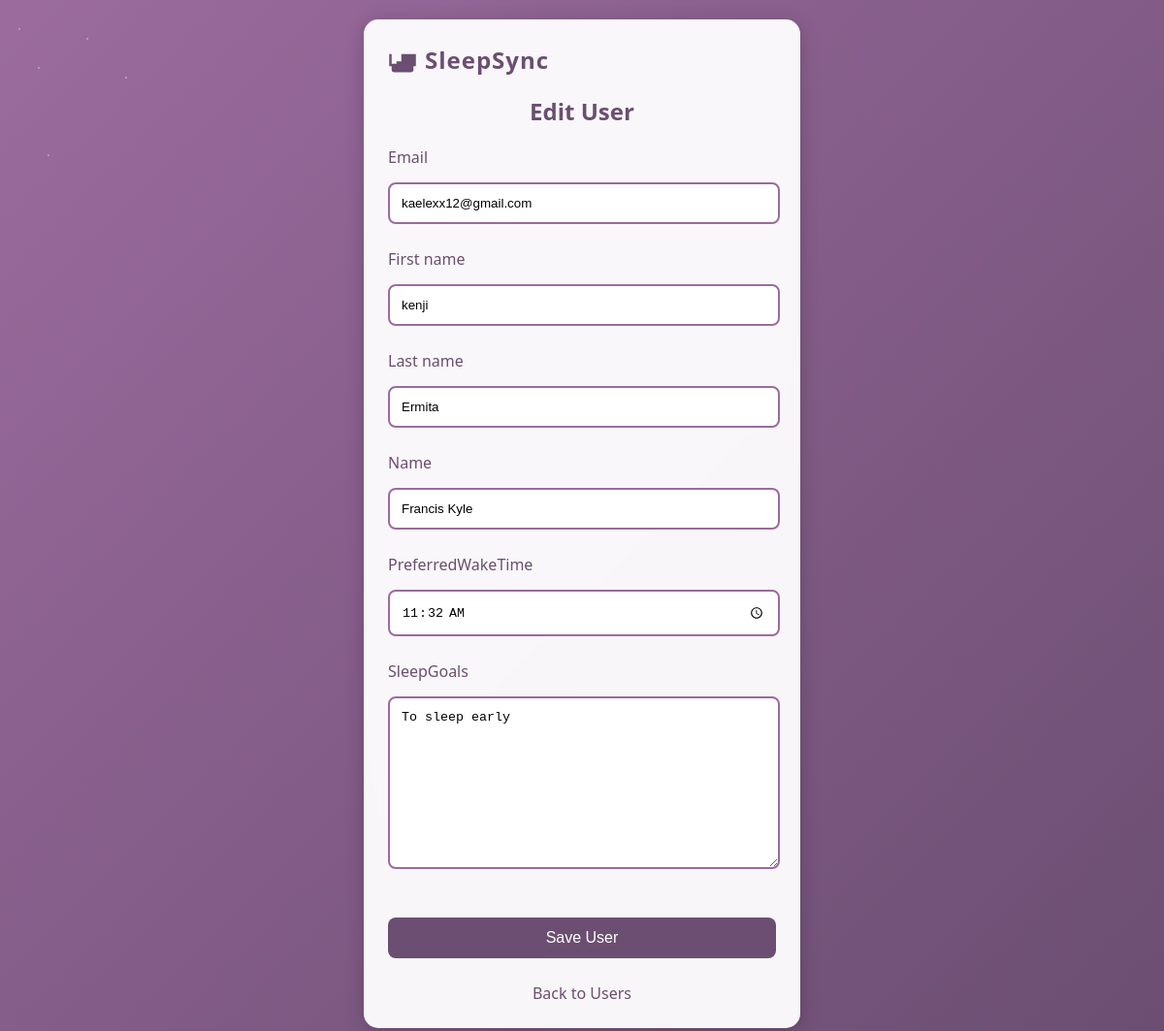
Before: /tracker/users/7/edit/ with the older database file.
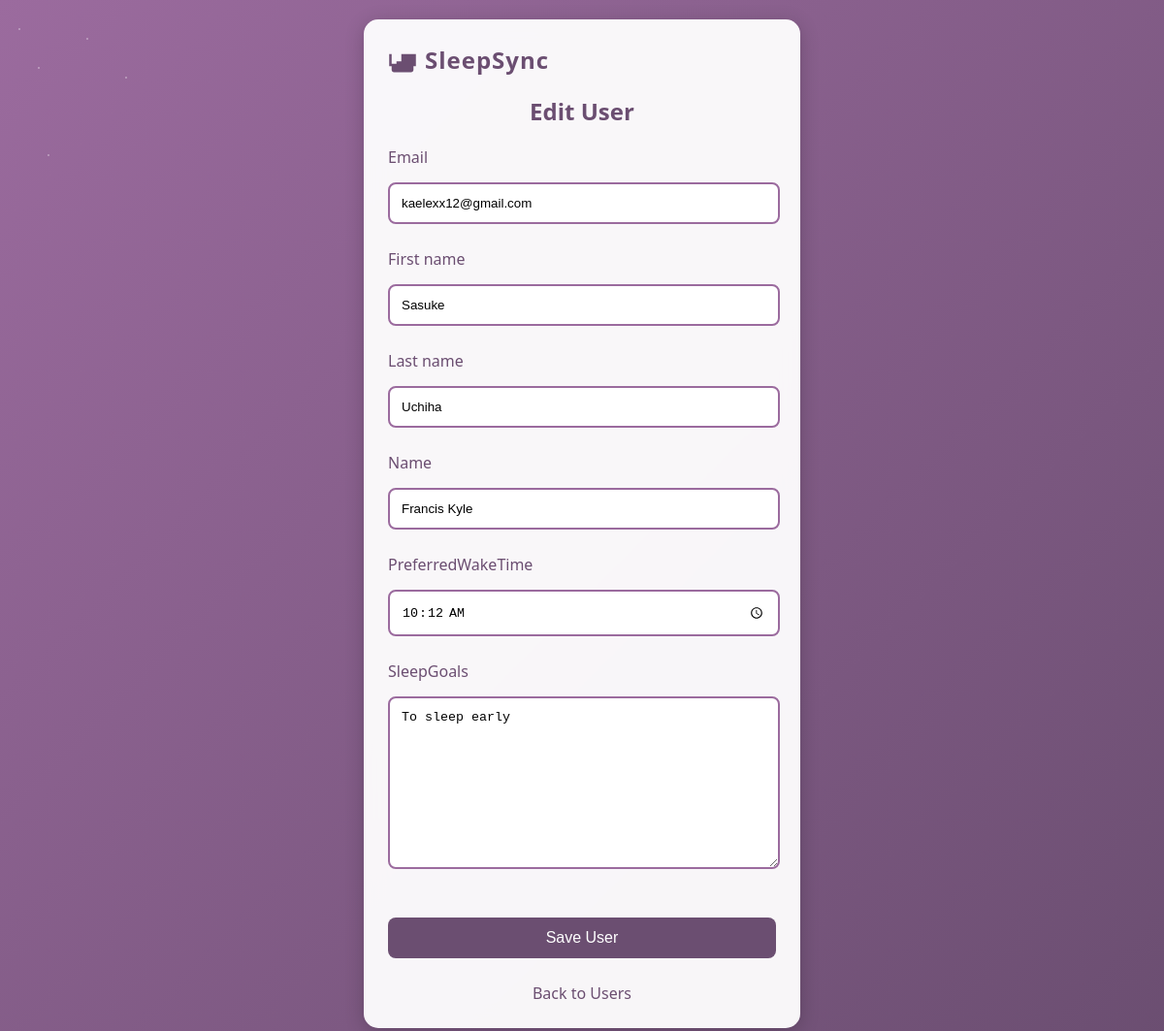
After: the same page with the newer database file.
### tracker/models.py (models this page shows, shortened)
class User(AbstractBaseUser):
    userID = models.AutoField(primary_key=True)  # Explicitly define the primary key
    email = models.EmailField(unique=True)
    first_name = models.CharField(max_length=30, blank=True)
    last_name = models.CharField(max_length=30, blank=True)
    name = models.CharField(max_length=100, blank=True)
    preferredWakeTime = models.TimeField(null=True, blank=True)
    wake_time = models.TimeField(null=True, blank=True)
    sleepGoals = models.TextField(blank=True)
    is_active = models.BooleanField(default=True)
    is_staff = models.BooleanField(default=False)
    objects = UserManager()
    USERNAME_FIELD = 'email'
    REQUIRED_FIELDS = ['first_name', 'last_name']

### tracker/views.py (the view)
# urls.py: path('users/<int:pk>/edit/', views.user_update, name='user_update'),
def user_update(request, pk):
    user = get_object_or_404(User, pk=pk)
    if request.method == 'POST':
        form = UserForm(request.POST, instance=user)
        if form.is_valid():
            form.save()
            return redirect('user_list')
    else:
        form = UserForm(instance=user)
    return render(request, 'tracker/user_form.html', {'form': form})

### tracker/forms.py
class UserForm(forms.ModelForm):
    class Meta:
        model = User
        fields = ['email', 'first_name', 'last_name', 'name', 'preferredWakeTime', 'sleepGoals']
        widgets = {
            'preferredWakeTime': forms.TimeInput(attrs={'type': 'time'}),
            'wake_time': forms.TimeInput(attrs={'type': 'time'}),
        }

### tracker/templates/tracker/user_form.html (shortened to what this page needs)
<!DOCTYPE html>
<html lang="en">
<head>
</head>
<body>
    <div class="container">
        <div class="logo">
            <svg viewBox="0 0 24 24">
                <path d="M19 7h-8v8H3V7H1v10h2v3c0 1.1.9 2 2 2h14c1.1 0 2-.9 2-2v-3h2V7h-2zM7 19h10v-6H7v6z"/>
            </svg>
            <span class="logo-text">SleepSync</span>
        </div>
        <h2>{% if form.instance.pk %}Edit User{% else %}Add New User{% endif %}</h2>
        <form method="post">
            {% for field in form %}
            <div class="form-group">
                <label for="{{ field.id_for_label }}">{{ field.label }}</label>
                {{ field }}
            </div>
            {% endfor %}
            <button type="submit">Save User</button>
        </form>
        <a href="{% url 'user_list' %}" class="cancel-link">Back to Users</a>
    </div>
</body>
</html>

Changed rows visible on the page:
changed User "kaelexx12@gmail.com": first_name "kenji" → "Sasuke"; last_name "Ermita" → "Uchiha"; preferredWakeTime "11:32:00" → "10:12:00"
